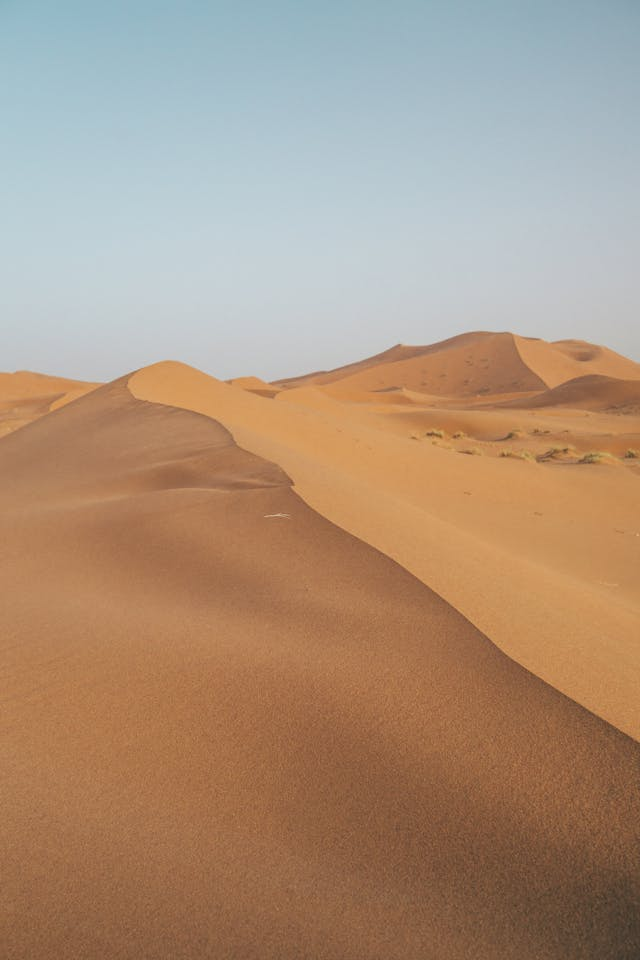
#> input picture kum-tepesi.jpg, 640 x 960 px
$ jupyter execute OpenCV-Uygulama.ipynb
#> lines starting #> are read from the running program, lines starting #| are printed output that depends on the picture; after the words box and inside, x2 and y2 are one past the last pixel; in counts of white or black regions, pixels touching at a corner belong together
# Computer Vision

Computer vision, insanların görüntüleri ve videoları algılama ve yorumlama biçimine benzer şekilde makinelerin görsel verileri görmesini ve anlamasını sağlamaya odaklanan bir çalışma alanıdır. Bilgisayarların resimler ve videolar gibi görsel girdilerden anlamlı bilgiler çıkarmasına ve bu bilgilere dayanarak akıllı kararlar vermesine olanak tanıyan algoritmalar ve teknikler geliştirmeyi içerir. Bilgisayarla görme, makinelerin görsel verileri analiz etmesini ve yorumlamasını sağlamak için bilgisayar bilimi, yapay zeka ve görüntü işleme unsurlarını birleştirir.

Computer vision'da makineler nesneler, şekiller, renkler, dokular ve hareketler gibi çeşitli görsel unsurları tanımak ve anlamak üzere eğitilir. Bu, derin öğrenme ve konvolüsyonel sinir ağları (CNN'ler) gibi gelişmiş algoritmalar ve makine öğrenimi tekniklerinin kullanılmasıyla elde edilir. Bu algoritmalar makinelerin nesneleri tespit etmesini ve sınıflandırmasını, hareketlerini izlemesini, pozlarını tahmin etmesini ve hatta anlamsal anlamlarını anlamasını sağlar.

Bilgisayarla görme, çeşitli sektörlerde ve alanlarda geniş bir uygulama alanına sahiptir. Tıbbi görüntü analizi ve teşhisi için sağlık hizmetleri, nesne algılama ve navigasyon için otonom araçlarda, güvenlik ve izleme için gözetim sistemlerinde, nesne manipülasyonu ve navigasyon için robotikte ve kullanıcı deneyimlerini geliştirmek için artırılmış gerçeklik ve sanal gerçeklik gibi alanlarda kullanılır.

### OpenCv Kütüphanesi Kullanımı
OpenCV (Open Source Computer Vision Library), öncelikle gerçek zamanlı bilgisayarla görmeyi amaçlayan açık kaynaklı bir kütüphanedir. Görüntü ve video işleme, analiz ve manipülasyon için geniş bir araç ve algoritma koleksiyonuna sahiptir. Bu araçlar nesne algılama, yüz tanıma, hareket izleme ve çok daha fazlası gibi görevleri mümkün kılar. OpenCV robotik, sürücüsüz arabalar, tıbbi görüntüleme ve artırılmış gerçeklik gibi çeşitli alanlarda uygulama alanı bulmaktadır. Platformlar arası uyumluluğu ve kapsamlı dokümantasyonu, onu bilgisayarla görme alanında hem yeni başlayanlar hem de uzmanlar için popüler bir seçim haline getirmektedir.

Bugünkü projemizde OpenCV'ye girişi ele alacağız. İlk olarak, temel görüntü işleme adımlarından olan görünüyü basitçe manipüle etmek gibi basit işlemleri inceleyeceğiz. Ardından, bu işlevleri kullanarak küçük bir OpenCV programı yazacağız.

<b>Sırasıyla aşağıdaki adımları izleyeceğiz:</b>

1.  Kullanacağımız kütüphaneleri içeri aktarma.
2.  Bir resimi okuma fonksiyonu oluşturma.
3.  Bir resimi gri tonlamaya dönüştürme fonksiyonunu oluşturma.
4.  Bir resimi gauss bulanıklaştırma yöntemiyle bulanıklaştırma fonksiyonu oluşturma.
5.  Bir resimde kenar algılama fonksiyonu oluşturma.
6.  Resimi pencerede görüntüleme fonksiyonu oluşturma.
7.  Programımızın algoritmasına uygun kod yapısını oluşturma.

### 0- Kütüphanenin kurulumu

pip install opencv-python
pip install numpy

### 1 - Kullanacağımız kütüphaneleri içeri aktarma.

[cell 1]
import cv2

### 2 - Bir resimi okuma fonksiyonu oluşturma.

[cell 2]
def read_image(image_path):
  """
  Belirtilen yoldan bir resmi okur ve RGB formatında döndürür.

  Args:
      image_path (str): Görüntünün dosya yolu.

  Returns:
      numpy.ndarray: RGB formatında görüntü dizisi.
  """
#> called with image_path = 'kum-tepesi.jpg'
  image = cv2.imread(image_path)
#> image is the input picture: shape (960, 640, 3); mean B, G, R 125.2, 146.7, 171.6
  return cv2.cvtColor(image, cv2.COLOR_BGR2RGB)

### 3 - Bir resimi gri tonlamaya dönüştürme fonksiyonunu oluşturma.

[cell 3]
def grayscale(image):
  """
  Bir resmi gri tonlamaya dönüştürür.

  Args:
      image (numpy.ndarray): RGB formatında görüntü dizisi.

  Returns:
      numpy.ndarray: Gri tonlamalı görüntü dizisi.
  """
  return cv2.cvtColor(image, cv2.COLOR_RGB2GRAY)
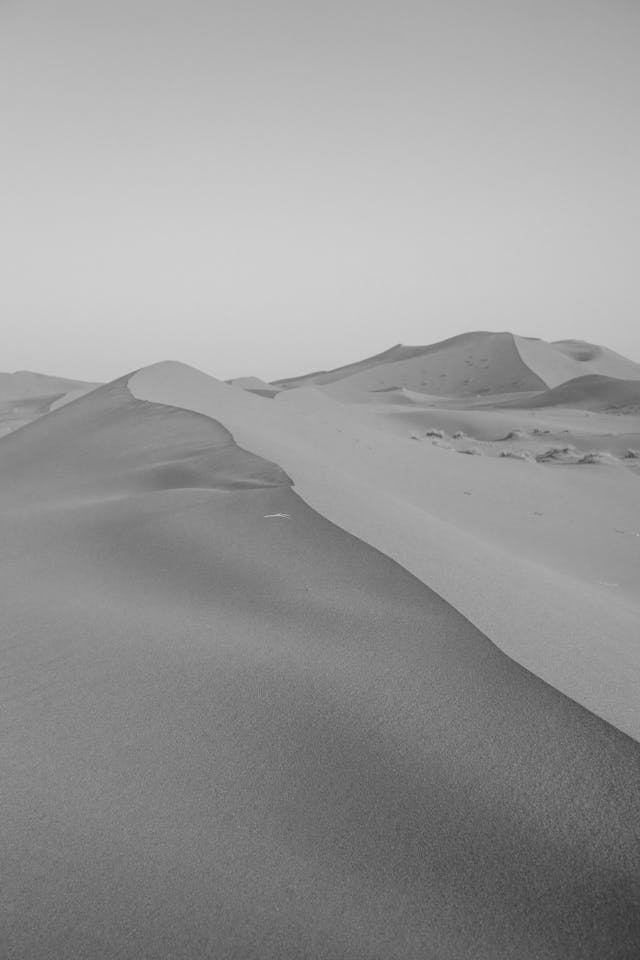
#> returned value: shape (960, 640); min 48, max 209, mean 151.7

### 4 - Bir resimi gauss bulanıklaştırma yöntemiyle bulanıklaştırma fonksiyonu oluşturma.

[cell 4]
def blur(image, kernel_size=(3, 3)):
  """
  Bir resmi Gauss bulanıklaştırma ile bulanıklaştırır.

  Args:
      image (numpy.ndarray): RGB formatında görüntü dizisi.
      kernel_size (tuple): Bulanıklaştırma çekirdeği boyutu (genişlik, yükseklik).

  Returns:
      numpy.ndarray: Bulanıklaştırılmış görüntü dizisi.
  """
#> called with kernel_size = (7, 7)
  return cv2.GaussianBlur(image, kernel_size, 0)

### 5 - Bir resimde kenar algılama fonksiyonu oluşturma.

[cell 5]
def edges(image):
  """
  Bir resimde kenarları algılar ve görüntüler.

  Args:
      image (numpy.ndarray): Gri tonlamalı görüntü dizisi.

  Returns:
      numpy.ndarray: Kenarları gösteren görüntü dizisi.
  """
  return cv2.Canny(image, 10, 40)
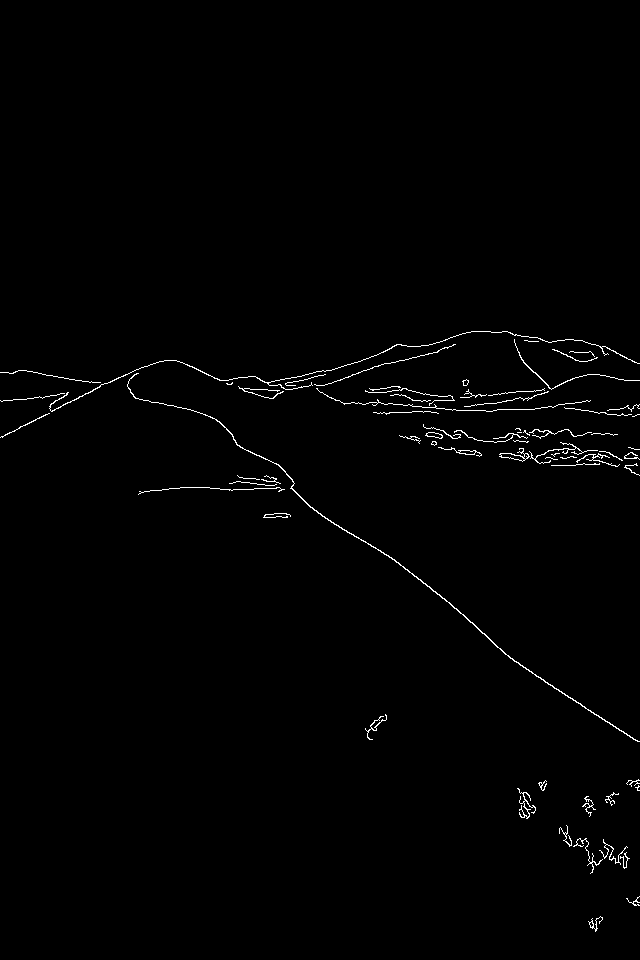
#> returned value: shape (960, 640); 0.9% white in thin lines or dots, all inside (x1, y1, x2, y2) = (0, 331, 640, 932)

### 6 - Resimi pencerede görüntüleme fonksiyonu oluşturma.

[cell 6]
def show_image(image, title="Resim"):
  """
  Bir resmi pencerede görüntüler.

  Args:
      image (numpy.ndarray): Görüntü dizisi (RGB veya gri tonlamalı).
      title (str): Pencere başlığı.
  """
  cv2.imshow(title, image)
  cv2.waitKey(0)
  cv2.destroyAllWindows()

### 7 - Programımızın algoritmasına uygun kod yapısını oluşturma.

[cell 7]
# Bir resim oku
image = read_image("kum-tepesi.jpg")

# Resmi gri tonlamaya dönüştür
gray_image = grayscale(image)

# Resmi bulanıklaştır
blurred_image = blur(gray_image, kernel_size=(7, 7))

# Kenarları algıla
edges_image = edges(blurred_image)

# Orijinal, gri tonlamalı, bulanıklaştırılmış ve kenar algılanmış resimleri göster
show_image(image, "Orijinal")
show_image(gray_image, "Gri Tonlamalı")
show_image(blurred_image, "Bulanıklaştırılmış")
show_image(edges_image, "Kenarlar")
